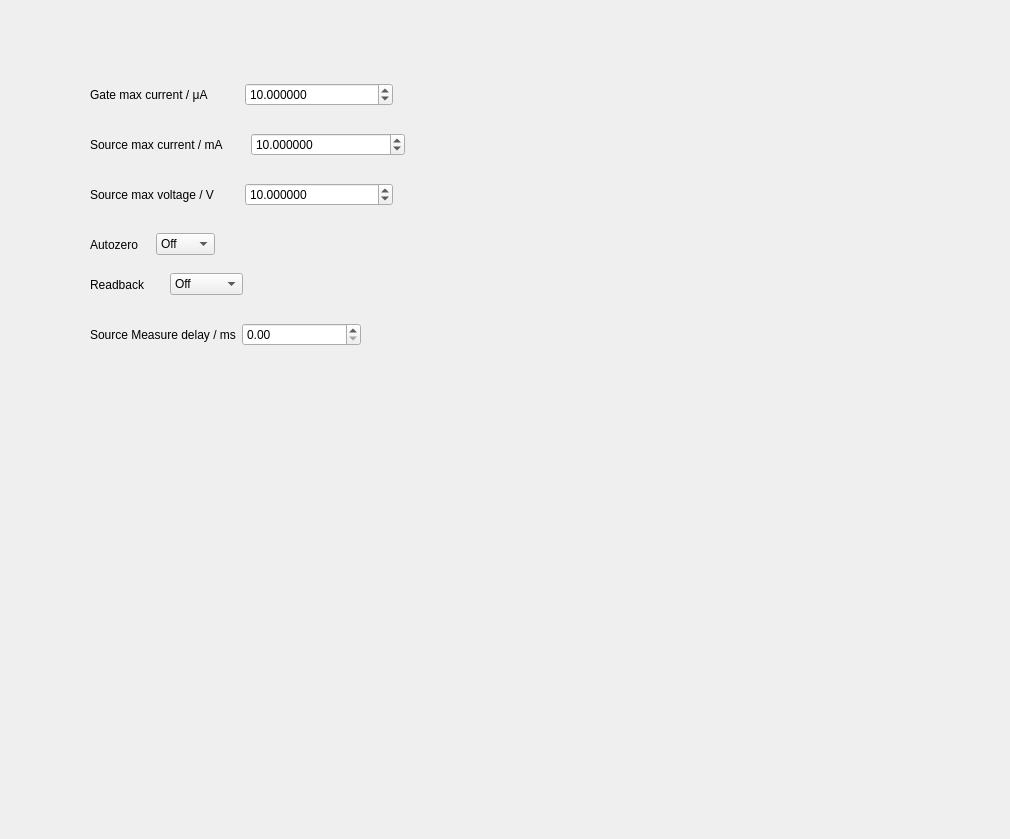
      <widget class="QWidget" name="tab">
       <attribute name="title">
        <string>Limits &amp; Parameters</string>
       </attribute>
       <widget class="QWidget" name="layoutWidget">
        <property name="geometry">
         <rect>
          <x>90</x>
          <y>230</y>
          <width>125</width>
          <height>29</height>
         </rect>
        </property>
        <layout class="QHBoxLayout" name="autozero_horizontalLayout">
         <item>
          <widget class="QLabel" name="autozero_label">
           <property name="text">
            <string>Autozero</string>
           </property>
          </widget>
         </item>
         <item>
          <widget class="QComboBox" name="autozero">
           <property name="toolTip">
            <string>Enbling will approximately double the measurement time</string>
           </property>
           <item>
            <property name="text">
             <string>Off</string>
            </property>
           </item>
           <item>
            <property name="text">
             <string>On</string>
            </property>
           </item>
          </widget>
         </item>
        </layout>
       </widget>
       <widget class="QWidget" name="layoutWidget">
        <property name="geometry">
         <rect>
          <x>90</x>
          <y>80</y>
          <width>303</width>
          <height>30</height>
         </rect>
        </property>
        <layout class="QHBoxLayout" name="gate_max_current_horizontalLayout">
         <item>
          <widget class="QLabel" name="gate_max_current_label">
           <property name="text">
            <string>Gate max current / μA</string>
           </property>
          </widget>
         </item>
         <item>
          <widget class="QDoubleSpinBox" name="gate_max_current">
           <property name="decimals">
            <number>6</number>
           </property>
           <property name="minimum">
            <double>-10000.000000000000000</double>
           </property>
           <property name="maximum">
            <double>10000.000000000000000</double>
           </property>
           <property name="singleStep">
            <double>0.100000000000000</double>
           </property>
           <property name="value">
            <double>10.000000000000000</double>
           </property>
          </widget>
         </item>
        </layout>
       </widget>
       <widget class="QWidget" name="layoutWidget">
        <property name="geometry">
         <rect>
          <x>90</x>
          <y>130</y>
          <width>315</width>
          <height>30</height>
         </rect>
        </property>
        <layout class="QHBoxLayout" name="source_max_current_horizontalLayout_2">
         <item>
          <widget class="QLabel" name="source_max_current_label">
           <property name="text">
            <string>Source max current / mA</string>
           </property>
          </widget>
         </item>
         <item>
          <widget class="QDoubleSpinBox" name="source_max_current">
           <property name="toolTip">
            <string>Max source current for 2 point measurements</string>
           </property>
           <property name="decimals">
            <number>6</number>
           </property>
           <property name="minimum">
            <double>-1000.000000000000000</double>
           </property>
           <property name="maximum">
            <double>1000.000000000000000</double>
           </property>
           <property name="singleStep">
            <double>0.100000000000000</double>
           </property>
           <property name="value">
            <double>10.000000000000000</double>
           </property>
          </widget>
         </item>
        </layout>
       </widget>
       <widget class="QWidget" name="layoutWidget">
        <property name="geometry">
         <rect>
          <x>90</x>
          <y>180</y>
          <width>303</width>
          <height>30</height>
         </rect>
        </property>
        <layout class="QHBoxLayout" name="source_max_current_horizontalLayout">
         <item>
          <widget class="QLabel" name="source_max_voltage_label">
           <property name="text">
            <string>Source max voltage / V</string>
           </property>
          </widget>
         </item>
         <item>
          <widget class="QDoubleSpinBox" name="source_max_voltage">
           <property name="toolTip">
            <string>Max source voltage for 4 pointmeasurements</string>
           </property>
           <property name="decimals">
            <number>6</number>
           </property>
           <property name="minimum">
            <double>-1000.000000000000000</double>
           </property>
           <property name="maximum">
            <double>1000.000000000000000</double>
           </property>
           <property name="singleStep">
            <double>0.100000000000000</double>
           </property>
           <property name="value">
            <double>10.000000000000000</double>
           </property>
          </widget>
         </item>
        </layout>
       </widget>
       <widget class="QWidget" name="layoutWidget">
        <property name="geometry">
         <rect>
          <x>90</x>
          <y>270</y>
          <width>153</width>
          <height>29</height>
         </rect>
        </property>
        <layout class="QHBoxLayout" name="readback_horizontalLayout">
         <item>
          <widget class="QLabel" name="readback_label">
           <property name="text">
            <string>Readback</string>
           </property>
          </widget>
         </item>
         <item>
          <widget class="QComboBox" name="readback">
           <property name="toolTip">
            <string>Enbling will double the measurement time</string>
           </property>
           <item>
            <property name="text">
             <string>Off</string>
            </property>
           </item>
           <item>
            <property name="text">
             <string>On</string>
            </property>
           </item>
          </widget>
         </item>
        </layout>
       </widget>
       <widget class="QWidget" name="layoutWidget">
        <property name="geometry">
         <rect>
          <x>90</x>
          <y>320</y>
          <width>271</width>
          <height>30</height>
         </rect>
        </property>
        <layout class="QHBoxLayout" name="source_measure_delay_horizontalLayout">
         <item>
          <widget class="QLabel" name="source_measure_delay_label">
           <property name="text">
            <string>Source Measure delay / ms</string>
           </property>
          </widget>
         </item>
         <item>
          <widget class="QDoubleSpinBox" name="source_measure_delay">
           <property name="toolTip">
            <string>Wait time between setting gate and measuring</string>
           </property>
          </widget>
         </item>
        </layout>
       </widget>
       <widget class="PlotWidget" name="simulation_plot" native="true">
        <property name="geometry">
         <rect>
          <x>80</x>
          <y>380</y>
          <width>921</width>
          <height>450</height>
         </rect>
        </property>
        <property name="minimumSize">
         <size>
          <width>400</width>
          <height>250</height>
         </size>
        </property>
       </widget>
      </widget>
